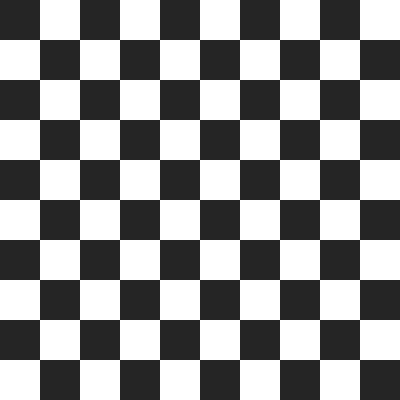
Frame 1 (no input)
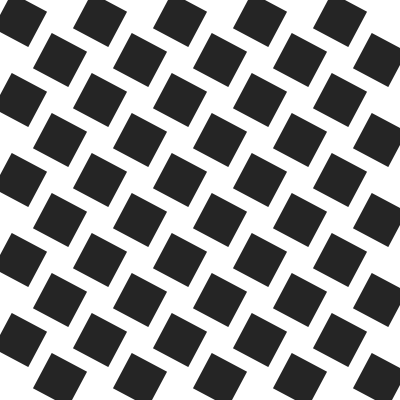
Frame 60 (the mouse pressed at the canvas centre just before this capture)
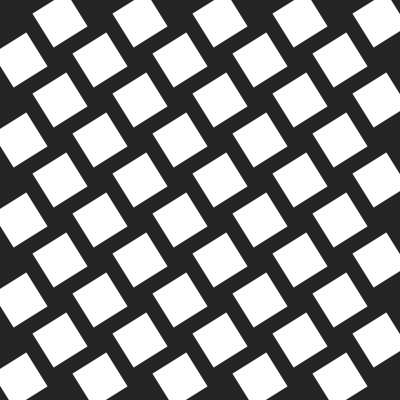
Frame 120 (the mouse held since frame 60 and released just before this capture)

The Processing sketch that drew these frames (run headless with seeded random() and noise(); from frame 60 on, the mouse is pressed at the canvas centre):

// Processing sketch: codeADay34
// ── codeADay34.pde
int start = 0;
boolean light = true;
int size = 40;

void setup() {
  size(400, 400);
  smooth(3);
  rectMode(CENTER);
  noStroke();
}

void draw() {
  if (start%90 == 0) {
    light = !light;
  }
  
  if (light) {
    background(255);
  } else {
    background(37);
  }
  
  if (light) {
    for (int i = size + size/2; i < width; i+=(size*2)) {
        for (int j = size + size/2; j < height; j+=(size*2)) {
          pushMatrix();
          translate(i, j);
          rotate(radians(start));
          fill(37);
          rect(0, 0, size, size);
          popMatrix();
        }
      }
    
    for (int i = size/2; i <= width; i+=(size*2)) {
        for (int j = size/2; j < height; j+=(size*2)) {
          pushMatrix();
          translate(i, j);
          rotate(radians(start));
          fill(37);
          rect(0, 0, size, size);
          popMatrix();
        }
    }
  } else {
    for (int i = size + size/2; i < width; i+=(size*2)) {
        for (int j = size/2; j < height; j+=(size*2)) {
          pushMatrix();
          translate(i, j);
          rotate(radians(start));
          fill(255);
          rect(0, 0, size, size);
          popMatrix();
        }
      }
    
    for (int i = size/2; i <= width; i+=(size*2)) {
        for (int j = size + size/2; j < height; j+=(size*2)) {
          pushMatrix();
          translate(i, j);
          rotate(radians(start));
          fill(255);
          rect(0, 0, size, size);
          popMatrix();
        }
    }
  }
  
  start+=2;
}
